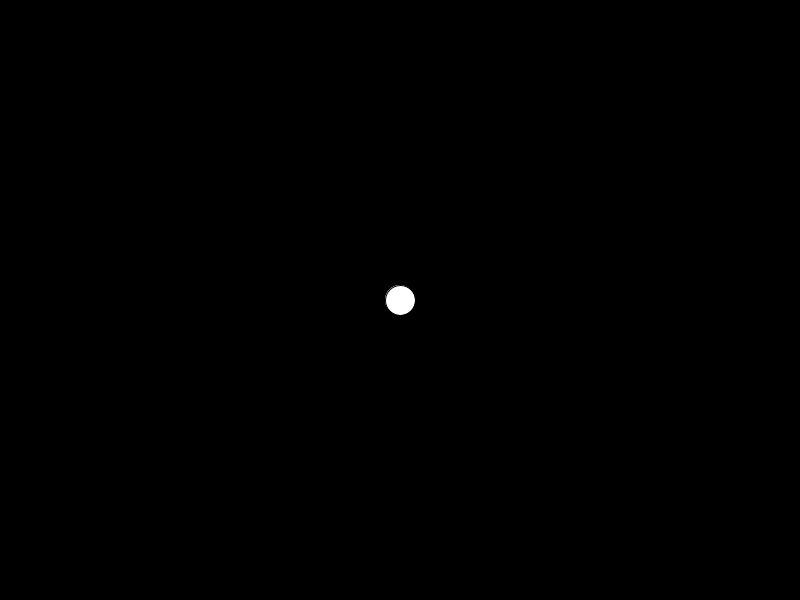
Frame 1 (no input)
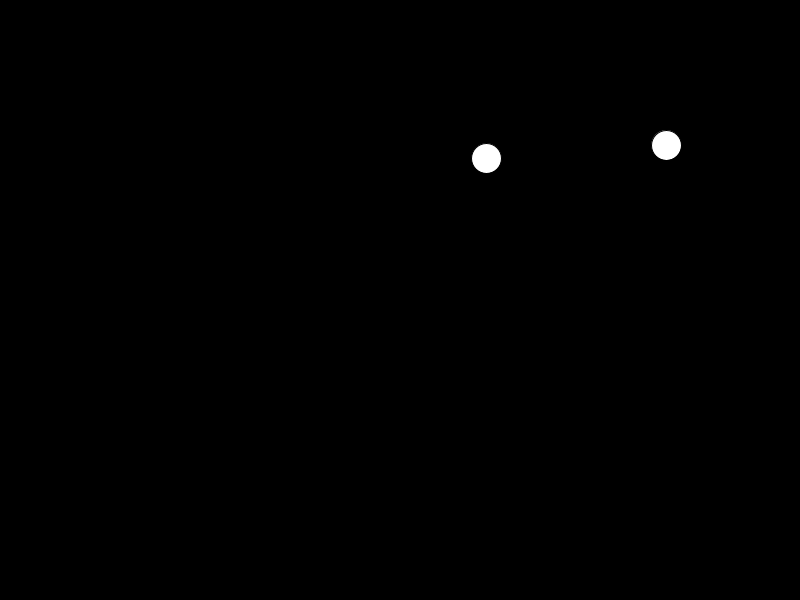
Frame 60 (the mouse pressed at the canvas centre just before this capture)
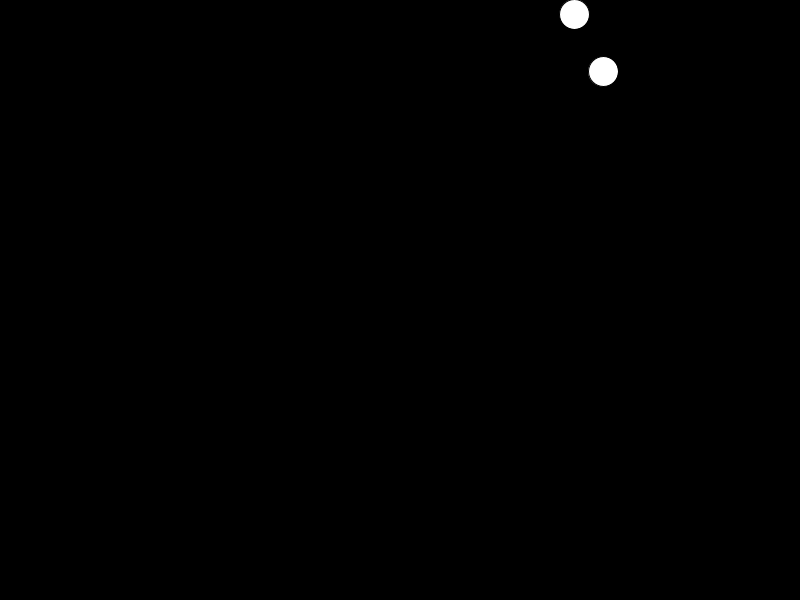
Frame 120 (the mouse held since frame 60 and released just before this capture)

The Processing sketch that drew these frames (run headless with seeded random() and noise(); from frame 60 on, the mouse is pressed at the canvas centre):

// Processing sketch: LotsOfBalls
// ── LotsOfBalls.pde
//declare variables
int count=2;
int i=0;

float [] x = new float [count];
float [] y = new float [count];
float [] velx = new float [count];
float [] velY = new float [count];
float [] diam = new float [count];
void setup(){
  //set size of canvas
  size(800, 600);

  //initialize variables
  while(i < count){
  x[i] = width/2;
  y[i] = height/2;
  diam[i] = 30;
  velx[i] = random(-5, 5);
  velY[i] = random(-5, 5);
  i++;
  }

}
void draw() {
  //draw background to cover previous frame
  background(0);

  //draw ball
  ellipse(x[0], y[0], diam[0], diam[0]);

  //add velocity to position
  x[0] += velx[0];
  y[0] += velY[0];

  //bounce ball if it hits walls
  if (x[0] + diam[0]/2 >= width) {
    velx[0] = -abs(velx[0]);    //if the ball hits the right wall, assign x[0] velocity the negative version of itself
  } else if (x[0] - diam[0]/2 <= 0) {
    velx[0] = abs(velx[0]);     //if the ball hits the left wall, assign x[0] velocity the positive version of itself
  }
  if (y[0] + diam[0]/2 >= height) {
    velY[0] = -abs(velY[0]);
  } else if (y[0] - diam[0]/2 <= 0) {
    velY[0] = abs(velY[0]);
  }
  ellipse(x[1],y[1],diam[1],diam[1]);
  
  x[1] += velx[1];
  y[1] += velY[1];
  
 if (x[1] + diam[1] >= width) {
    velx[1] = -abs(velx[1]);    //if the ball hits the right wall, assign x[0] velocity the negative version of itself
  } else if (x[1] - diam[1] <= 0) {
    velx[1] = abs(velx[1]);     //if the ball hits the left wall, assign x[0] velocity the positive version of itself
  }
  if (y[1]+ diam[1] >= height) {
    velY[1] = -abs(velY[1]);
  } else if (y[1] - diam[1] <= 0) {
    velY[1] = abs(velY[1]);
  }





}
